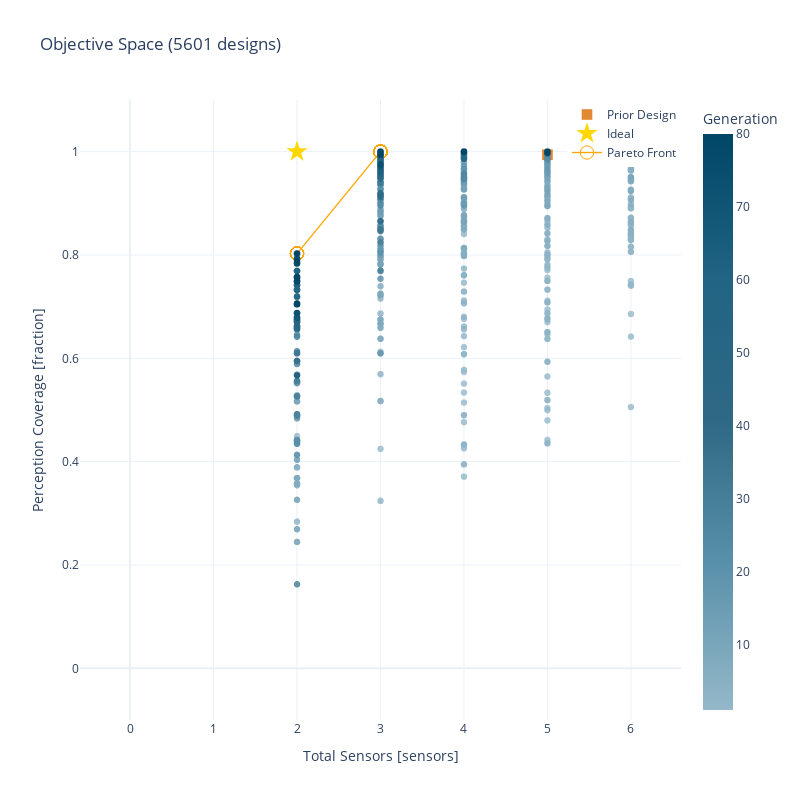

Notebook source saved alongside this figure:
### Markdown cell above
### Perception Coverage vs Cost

### Code cell
obj2_trade_fig = plot_tradespace(
    df, 
    x=("Total Sensors", "sensors"), 
    x_minimize=True,
    y=("Perception Coverage", "fraction"),
    y_minimize=False,
)
obj2_trade_fig

### Figure 1 — Plotly figure (JSON) as saved in the notebook; plotly's stock layout.template omitted (floating-point values rounded to 4 significant figures; data arrays with more than 128 entries replaced by an {"elided": "..."} marker saying what was removed)
{"data": [{"customdata": {"elided": "5600x1 str values"}, "hovertemplate": "%{customdata[0]}<br>Total Sensors [sensors]: %{x:.2f}<br>Perception Coverage [fraction]: %{y:.2f} ", "hovertext": {"elided": "5600 str values"}, "legendgroup": "", "marker": {"color": {"elided": "5600 int values"}, "coloraxis": "coloraxis", "opacity": 0.8, "size": 6.667, "symbol": "circle"}, "mode": "markers", "name": "", "showlegend": false, "type": "scattergl", "x": {"elided": "5600 int values"}, "xaxis": "x", "y": {"elided": "5600 float values"}, "yaxis": "y"}, {"customdata": ["Name"], "hoverinfo": "text", "marker": {"color": "#dd6b00", "size": 10.67, "symbol": "square"}, "mode": "markers", "name": "Prior Design", "opacity": 0.8, "text": "Prior Design", "type": "scatter", "x": [5], "y": [0.994]}, {"hoverinfo": "none", "marker": {"color": "gold", "size": 16, "symbol": "star"}, "mode": "markers", "name": "Ideal", "type": "scatter", "x": [2], "y": [1]}, {"hoverinfo": "none", "line": {"color": "orange", "width": 1.333}, "marker": {"color": "orange", "size": 13.33, "symbol": "circle-open"}, "mode": "lines+markers", "name": "Pareto Front", "type": "scatter", "x": [2, 2, 2, 2, 2, 2, 2, 2, 2, 2, 2, 2, 3, 3, 3, 3, 3, 3, 3, 3, 3, 3, 3, 3, 3, 3, 3, 3, 3, 3, 3, 3, 3, 3, 3, 3, 3, 3, 3, 3, 3, 3, 3, 3, 3, 3, 3, 3, 3, 3, 3, 3, 3, 3, 3, 3, 3, 3, 3, 3, 3, 3, 3, 3, 3, 3, 3, 3, 3, 3, 3, 3, 3, 3, 3, 3, 3, 3, 3, 3, 3, 3, 3, 3, 3, 3, 3, 3, 3, 3, 3, 3, 3, 3, 3, 3, 3, 3, 3, 3, 3, 3, 3, 3, 3, 3, 3, 3, 3, 3, 3, 3, 3, 3, 3, 3, 3, 3, 3, 3, 3, 3, 3, 3, 3], "y": [0.8028, 0.8028, 0.8028, 0.8028, 0.8028, 0.8028, 0.8028, 0.8028, 0.8028, 0.8028, 0.8028, 0.8028, 1, 1, 1, 1, 1, 1, 1, 1, 1, 1, 1, 1, 1, 1, 1, 1, 1, 1, 1, 1, 1, 1, 1, 1, 1, 1, 1, 1, 1, 1, 1, 1, 1, 1, 1, 1, 1, 1, 1, 1, 1, 1, 1, 1, 1, 1, 1, 1, 1, 1, 1, 1, 1, 1, 1, 1, 1, 1, 1, 1, 1, 1, 1, 1, 1, 1, 1, 1, 1, 1, 1, 1, 1, 1, 1, 1, 1, 1, 1, 1, 1, 1, 1, 1, 1, 1, 1, 1, 1, 1, 1, 1, 1, 1, 1, 1, 1, 1, 1, 1, 1, 1, 1, 1, 1, 1, 1, 1, 1, 1, 1, 1, 1]}], "layout": {"clickmode": "event+select", "coloraxis": {"colorbar": {"title": {"text": "Generation"}}, "colorscale": [[0, "#94b8c9"], [0.25, "#5a91aa"], [0.5, "#2e6985"], [0.75, "#216483"], [1, "#004666"]]}, "height": 800, "hovermode": "closest", "legend": {"tracegroupgap": 0, "x": 1, "xanchor": "right", "y": 1, "yanchor": "top"}, "title": {"text": "Objective Space (5601 designs)"}, "width": 800, "xaxis": {"anchor": "y", "domain": [0, 1], "range": [-0.6, 6.6], "title": {"text": "Total Sensors [sensors]"}}, "yaxis": {"anchor": "x", "domain": [0, 1], "range": [-0.1, 1.1], "title": {"text": "Perception Coverage [fraction]"}}}}
